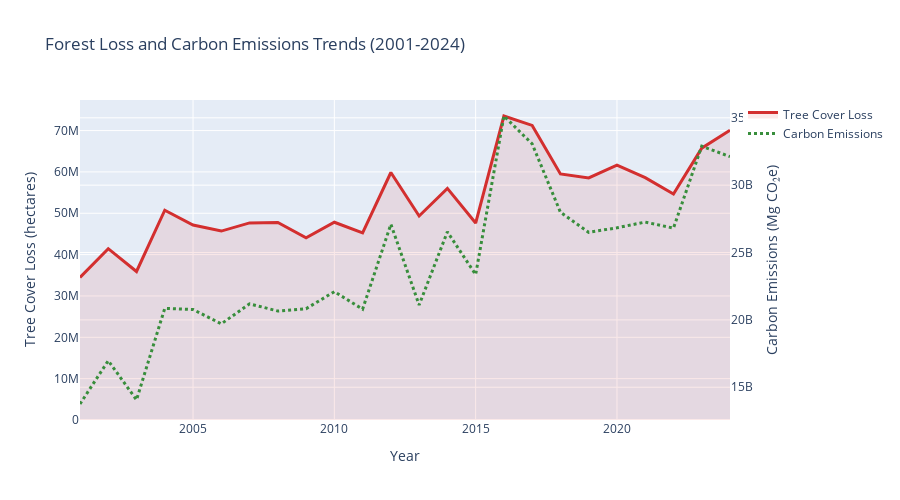
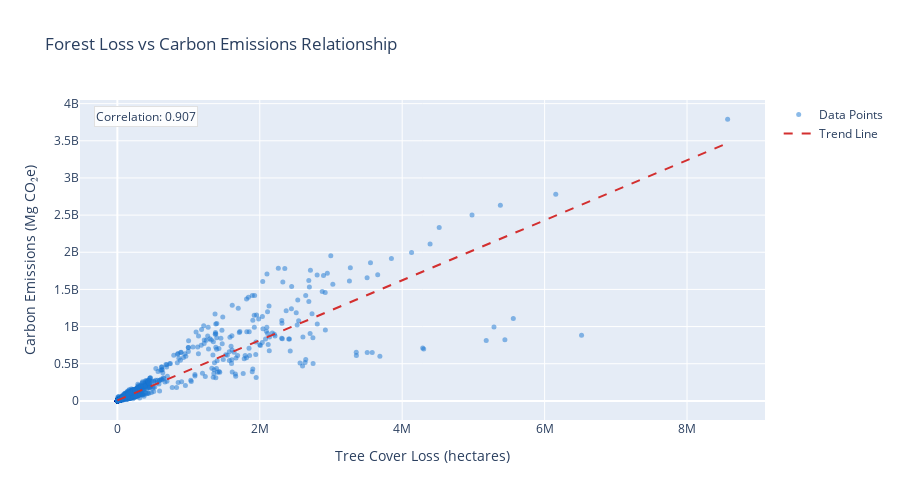

Here is the notebook cell these charts were saved with, in order:
### Markdown cell above
### 5 Carbon Emissions vs Forest Loss Relationship

### Code cell
if 'carbon_gross_emissions_MgCO2e' in df.columns and 'tree_cover_loss_ha' in df.columns:
    # Filter data
    plot_df = df[(df['tree_cover_loss_ha'] > 0) & (df['carbon_gross_emissions_MgCO2e'] > 0)].copy()

    # Aggregate by year
    yearly_data = plot_df.groupby('year').agg({
        'tree_cover_loss_ha': 'sum',
        'carbon_gross_emissions_MgCO2e': 'sum'
    }).reset_index()
    
    # Visualization 1: Dual-axis line chart
    fig1 = go.Figure()
    
    fig1.add_trace(go.Scatter(
        x=yearly_data['year'],
        y=yearly_data['tree_cover_loss_ha'],
        name='Tree Cover Loss',
        line=dict(color='#D32F2F', width=3),
        marker=dict(size=8, color='#D32F2F'),
        fill='tozeroy',
        fillcolor='rgba(211, 47, 47, 0.1)'
    ))
    
    fig1.add_trace(go.Scatter(
        x=yearly_data['year'],
        y=yearly_data['carbon_gross_emissions_MgCO2e'],
        name='Carbon Emissions',
        line=dict(color='#388E3C', width=3, dash='dot'),
        marker=dict(size=8, color='#388E3C', symbol='diamond'),
        yaxis='y2'
    ))
    
    fig1.update_layout(
        title="Forest Loss and Carbon Emissions Trends (2001-2024)",
        xaxis_title="Year",
        yaxis_title="Tree Cover Loss (hectares)",
        yaxis2=dict(title="Carbon Emissions (Mg CO₂e)", overlaying='y', side='right'),
        hovermode='x unified',
        height=500
    )
    fig1.show()
    
    # Visualization 2: Scatter plot
    # Sample if too many points
    sample_df = plot_df.sample(n=min(5000, len(plot_df)), random_state=42) if len(plot_df) > 5000 else plot_df
    
    # Calculate trend line
    z = np.polyfit(sample_df['tree_cover_loss_ha'], sample_df['carbon_gross_emissions_MgCO2e'], 1)
    p = np.poly1d(z)
    x_trend = np.linspace(sample_df['tree_cover_loss_ha'].min(), sample_df['tree_cover_loss_ha'].max(), 100)
    
    fig2 = go.Figure()
    
    fig2.add_trace(go.Scatter(
        x=sample_df['tree_cover_loss_ha'],
        y=sample_df['carbon_gross_emissions_MgCO2e'],
        mode='markers',
        name='Data Points',
        marker=dict(size=5, color='#1976D2', opacity=0.5)
    ))
    
    fig2.add_trace(go.Scatter(
        x=x_trend,
        y=p(x_trend),
        mode='lines',
        name='Trend Line',
        line=dict(color='#D32F2F', width=2, dash='dash')
    ))
    
    fig2.update_layout(
        title="Forest Loss vs Carbon Emissions Relationship",
        xaxis_title="Tree Cover Loss (hectares)",
        yaxis_title="Carbon Emissions (Mg CO₂e)",
        height=500
    )
    
    fig2.add_annotation(
        text=f"Correlation: {correlation:.3f}",
        xref="paper", yref="paper",
        x=0.02, y=0.98,
        showarrow=False,
        bgcolor='rgba(255, 255, 255, 0.9)',
        bordercolor='#E0E0E0',
        borderwidth=1
    )
    
    fig2.show()
    
else:
    pass

### Figure 1 — Plotly figure (JSON) as saved in the notebook; plotly's stock layout.template omitted (floating-point values rounded to 4 significant figures)
{"data": [{"fill": "tozeroy", "fillcolor": "rgba(211, 47, 47, 0.1)", "line": {"color": "#D32F2F", "width": 3}, "marker": {"color": "#D32F2F", "size": 8}, "name": "Tree Cover Loss", "type": "scatter", "x": [2001, 2002, 2003, 2004, 2005, 2006, 2007, 2008, 2009, 2010, 2011, 2012, 2013, 2014, 2015, 2016, 2017, 2018, 2019, 2020, 2021, 2022, 2023, 2024], "y": [34470000.0, 41440000.0, 35920000.0, 50730000.0, 47160000.0, 45700000.0, 47670000.0, 47770000.0, 44090000.0, 47830000.0, 45240000.0, 59860000.0, 49350000.0, 56020000.0, 47640000.0, 73530000.0, 71250000.0, 59520000.0, 58550000.0, 61650000.0, 58610000.0, 54650000.0, 65740000.0, 70080000.0]}, {"line": {"color": "#388E3C", "dash": "dot", "width": 3}, "marker": {"color": "#388E3C", "size": 8, "symbol": "diamond"}, "name": "Carbon Emissions", "type": "scatter", "x": [2001, 2002, 2003, 2004, 2005, 2006, 2007, 2008, 2009, 2010, 2011, 2012, 2013, 2014, 2015, 2016, 2017, 2018, 2019, 2020, 2021, 2022, 2023, 2024], "y": [13760000000.0, 16970000000.0, 14070000000.0, 20860000000.0, 20770000000.0, 19710000000.0, 21190000000.0, 20650000000.0, 20830000000.0, 22090000000.0, 20800000000.0, 27100000000.0, 21110000000.0, 26540000000.0, 23360000000.0, 35130000000.0, 33060000000.0, 27990000000.0, 26500000000.0, 26830000000.0, 27260000000.0, 26810000000.0, 32890000000.0, 32120000000.0], "yaxis": "y2"}], "layout": {"height": 500, "hovermode": "x unified", "title": {"text": "Forest Loss and Carbon Emissions Trends (2001-2024)"}, "xaxis": {"title": {"text": "Year"}}, "yaxis": {"title": {"text": "Tree Cover Loss (hectares)"}}, "yaxis2": {"overlaying": "y", "side": "right", "title": {"text": "Carbon Emissions (Mg CO₂e)"}}}}

### Figure 2 — Plotly figure (JSON) as saved in the notebook; plotly's stock layout.template omitted (floating-point values rounded to 4 significant figures; data arrays with more than 128 entries replaced by an {"elided": "..."} marker saying what was removed)
{"data": [{"marker": {"color": "#1976D2", "opacity": 0.5, "size": 5}, "mode": "markers", "name": "Data Points", "type": "scatter", "x": {"elided": "5000 float values"}, "y": {"elided": "5000 float values"}}, {"line": {"color": "#D32F2F", "dash": "dash", "width": 2}, "mode": "lines", "name": "Trend Line", "type": "scatter", "x": [1.0, 86570.0, 173100.0, 259700.0, 346300.0, 432800.0, 519400.0, 606000.0, 692500.0, 779100.0, 865700.0, 952200.0, 1039000.0, 1125000.0, 1212000.0, 1299000.0, 1385000.0, 1472000.0, 1558000.0, 1645000.0, 1731000.0, 1818000.0, 1904000.0, 1991000.0, 2078000.0, 2164000.0, 2251000.0, 2337000.0, 2424000.0, 2510000.0, 2597000.0, 2684000.0, 2770000.0, 2857000.0, 2943000.0, 3030000.0, 3116000.0, 3203000.0, 3290000.0, 3376000.0, 3463000.0, 3549000.0, 3636000.0, 3722000.0, 3809000.0, 3896000.0, 3982000.0, 4069000.0, 4155000.0, 4242000.0, 4328000.0, 4415000.0, 4502000.0, 4588000.0, 4675000.0, 4761000.0, 4848000.0, 4934000.0, 5021000.0, 5107000.0, 5194000.0, 5281000.0, 5367000.0, 5454000.0, 5540000.0, 5627000.0, 5713000.0, 5800000.0, 5887000.0, 5973000.0, 6060000.0, 6146000.0, 6233000.0, 6319000.0, 6406000.0, 6493000.0, 6579000.0, 6666000.0, 6752000.0, 6839000.0, 6925000.0, 7012000.0, 7099000.0, 7185000.0, 7272000.0, 7358000.0, 7445000.0, 7531000.0, 7618000.0, 7704000.0, 7791000.0, 7878000.0, 7964000.0, 8051000.0, 8137000.0, 8224000.0, 8310000.0, 8397000.0, 8484000.0, 8570000.0], "y": [6827000.0, 41800000.0, 76770000.0, 111700000.0, 146700000.0, 181700000.0, 216700000.0, 251600000.0, 286600000.0, 321600000.0, 356600000.0, 391500000.0, 426500000.0, 461500000.0, 496500000.0, 531400000.0, 566400000.0, 601400000.0, 636400000.0, 671300000.0, 706300000.0, 741300000.0, 776200000.0, 811200000.0, 846200000.0, 881200000.0, 916100000.0, 951100000.0, 986100000.0, 1021000000.0, 1056000000.0, 1091000000.0, 1126000000.0, 1161000000.0, 1196000000.0, 1231000000.0, 1266000000.0, 1301000000.0, 1336000000.0, 1371000000.0, 1406000000.0, 1441000000.0, 1476000000.0, 1511000000.0, 1546000000.0, 1581000000.0, 1616000000.0, 1651000000.0, 1686000000.0, 1721000000.0, 1756000000.0, 1790000000.0, 1825000000.0, 1860000000.0, 1895000000.0, 1930000000.0, 1965000000.0, 2000000000.0, 2035000000.0, 2070000000.0, 2105000000.0, 2140000000.0, 2175000000.0, 2210000000.0, 2245000000.0, 2280000000.0, 2315000000.0, 2350000000.0, 2385000000.0, 2420000000.0, 2455000000.0, 2490000000.0, 2525000000.0, 2560000000.0, 2595000000.0, 2630000000.0, 2665000000.0, 2700000000.0, 2735000000.0, 2770000000.0, 2805000000.0, 2840000000.0, 2875000000.0, 2910000000.0, 2945000000.0, 2980000000.0, 3015000000.0, 3050000000.0, 3085000000.0, 3119000000.0, 3154000000.0, 3189000000.0, 3224000000.0, 3259000000.0, 3294000000.0, 3329000000.0, 3364000000.0, 3399000000.0, 3434000000.0, 3469000000.0]}], "layout": {"annotations": [{"bgcolor": "rgba(255, 255, 255, 0.9)", "bordercolor": "#E0E0E0", "borderwidth": 1, "showarrow": false, "text": "Correlation: 0.907", "x": 0.02, "xref": "paper", "y": 0.98, "yref": "paper"}], "height": 500, "title": {"text": "Forest Loss vs Carbon Emissions Relationship"}, "xaxis": {"title": {"text": "Tree Cover Loss (hectares)"}}, "yaxis": {"title": {"text": "Carbon Emissions (Mg CO₂e)"}}}}
